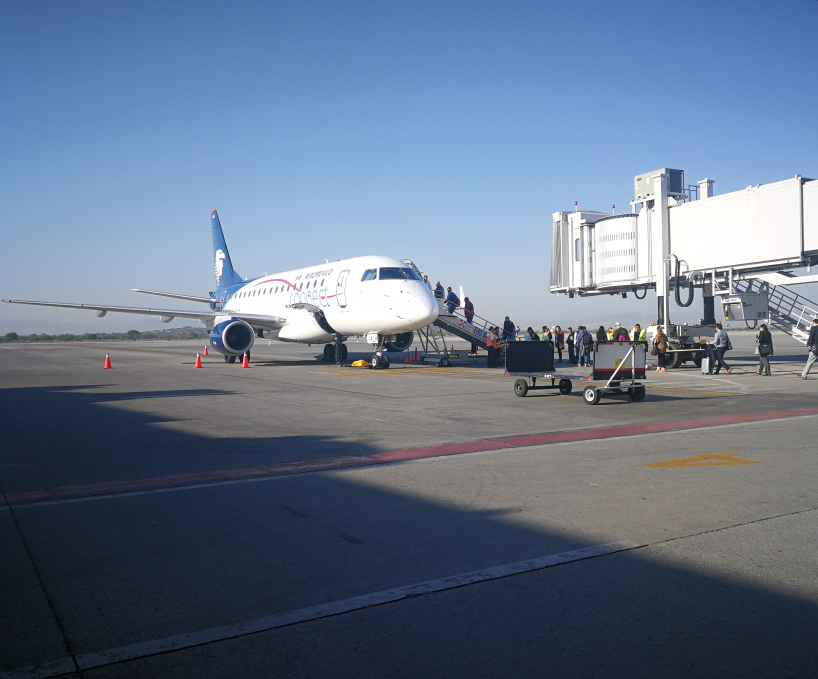
#> input picture day.jpg, 3270 x 2716 px (shown at 1/4 size)
$ python tarea_1.py
#> lines starting #> are read from the running program, lines starting #| are printed output that depends on the picture
import cv2
import numpy as np
from random import *


img1 = cv2.imread('day.jpg',0)
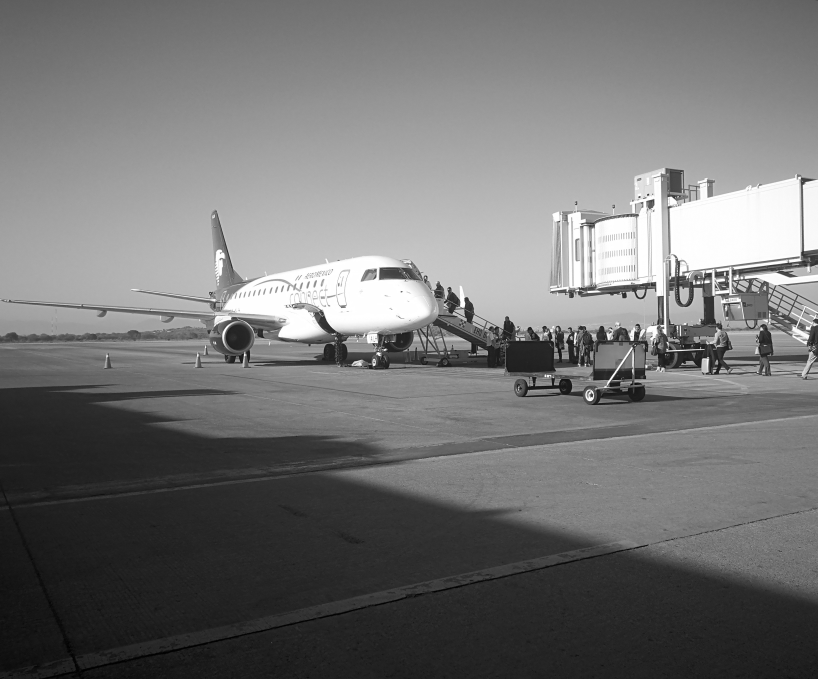
#> img1: shape (2716, 3270) (shown at 1/4 size); min 0, max 255, mean 115.3


scale_percent = 35 # percent of original size
width = int(img1.shape[1] * scale_percent / 100)
#> width = 1144
height = int(img1.shape[0] * scale_percent / 100)
#> height = 950
dim = (width, height)
#> dim = (1144, 950)

# resize image
img = cv2.resize(img1, dim, interpolation = cv2.INTER_AREA)
img2 = img
img = img/255


#cv2.imshow("image original", img)
#cv2.waitKey(0)
#cv2.destroyAllWindows()

x,y = img.shape
#> x = 950; y = 1144
g = np.zeros((x,y), dtype=np.float32)

pepper = 0.05
salt = 1 - pepper

#create salt and pepper noise image
for i in range(x):
	for j in range(y):
		rdn = np.random.random()
		if rdn < pepper:
			g[i][j] = 0
		elif rdn > salt:
			g[i][j] = 1
		else:
			g[i][j] = img[i][j]
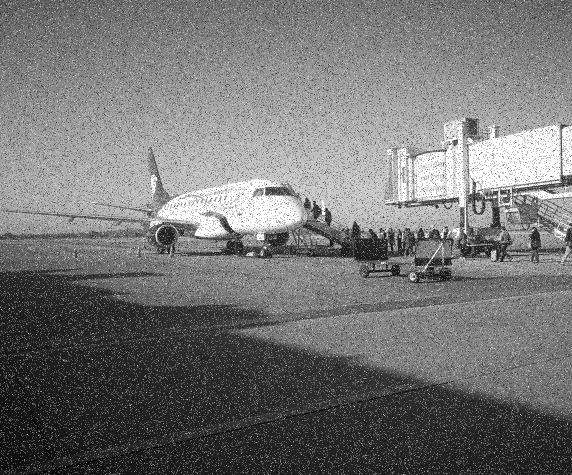
#> g: shape (950, 1144) float32 (shown at 1/2 size); min 0, max 1, mean 0.457

#cv2.imwrite(r'C:\Users\SKU 80093\Documents\Python_Scripts\Deep_Learning_ComputerVision\day_salted_test.jpg', g*255)

g2 = g.copy()


def median_filter(data, filter_size):
  #creación de una copia para no trabajar sobre el mismo array procesado.
#> called with filter_size = 3
	data_after = data.copy()
  #Se divide el filtro que el usuario requiere entre 2, el operador floor division lo redondea hacia abajo.
	indice_filtro = filter_size // 2

  # Tomamos de la imagen con ruido sus propiedades de alto y ancho.
	#ancho_img = range(0, int(round(float(data.shape[1])/2,0)))
	ancho_img = range(0,data.shape[1])
	alto_img = range(0,data.shape[0])


  #Por cada dirección de pixel (alto y ancho) se ejecuta el ciclo de filtrado z y k.
	for pixel_alto in alto_img:
		for pixel_ancho in ancho_img:
      #En este
			temp = []
			for z in range(filter_size):
				if pixel_alto + z - indice_filtro < 0 or pixel_alto + z - indice_filtro > len(data) - 1:
					for c in range(filter_size):
						temp.append(0)
				else:
					for k in range(filter_size):
						if pixel_ancho + z - indice_filtro < 0 or pixel_ancho + indice_filtro > len(data[0]) - 1:
							try:
								temp.append(data[pixel_alto + z - indice_filtro+ randint(-10,10)][pixel_ancho + k - indice_filtro-1])
							except:
								temp.append(0)
						else:
							try:
								temp.append(data[pixel_alto + z - indice_filtro][pixel_ancho + k - indice_filtro+1])
							except:
								temp.append(0)

			temp.sort()
			data_after[pixel_alto][pixel_ancho] = temp[len(temp) // 2]
		# [4 lines of commented-out code are left out]

	return data_after

def median_filter2(data, filter_size):
	temp = []
	indexer = filter_size // 2
	window = [
		(i, j)
		for i in range(-indexer, filter_size-indexer)
		for j in range(-indexer, filter_size-indexer)
	]
	index = len(window) // 2
	for i in range(len(data)):
		for j in range(len(data[0])):
			almacen = sorted(0 if (min(i+a, j+b) < 0 or len(data) <= i+a or len(data[0]) <= j+b) else data[i+a][j+b] for a, b in window) [index]
			data[i][j] = sorted(0 if (min(i+a, j+b) < 0 or len(data) <= i+a or len(data[0]) <= j+b) else data[i+a][j+b] for a, b in window) [index]
	return data

def median_filter3(data, filter_size):
#> called with filter_size = 3
	kernel = []
	i_list = []
	j_list = []

	for i in range(-(filter_size // 2), filter_size-(filter_size // 2)):
		for j in range(-(filter_size // 2), filter_size-(filter_size // 2)):
			i_list.append(i)
			j_list.append(j)

	kernel = list(zip(i_list,j_list))
	index = len(kernel) // 2

	for alto_foto in range(len(data)):
		for ancho_foto in range(len(data[0])):
			temp = []
			for alto_kernel, ancho_kernel in kernel:
				if (min(alto_foto+alto_kernel, ancho_foto+ancho_kernel) < 0 or len(data) <= alto_foto+alto_kernel or len(data[0]) <= ancho_foto+ancho_kernel):
					temp.append(0)
				else:
					temp.append(data[alto_foto+alto_kernel][ancho_foto+ancho_kernel])
			data[alto_foto,ancho_foto] =sorted(temp)[index]
	return data


#img_median = cv2.medianBlur(g, 3)

img_median2 = median_filter(g2,3)

img_median3 = median_filter3(g2,3)

while True:
	cv2.imshow("original", img)
	cv2.imshow("salted",g2)
#	cv2.imshow("filtered w opencv", img_median)
	cv2.imshow("filtered with algorithm", img_median2)
	cv2.imshow("filtered with algorithm 2", img_median3)
	if cv2.waitKey(1) & 0xFF == ord('q'):
#> (key q is pressed here)
		break
